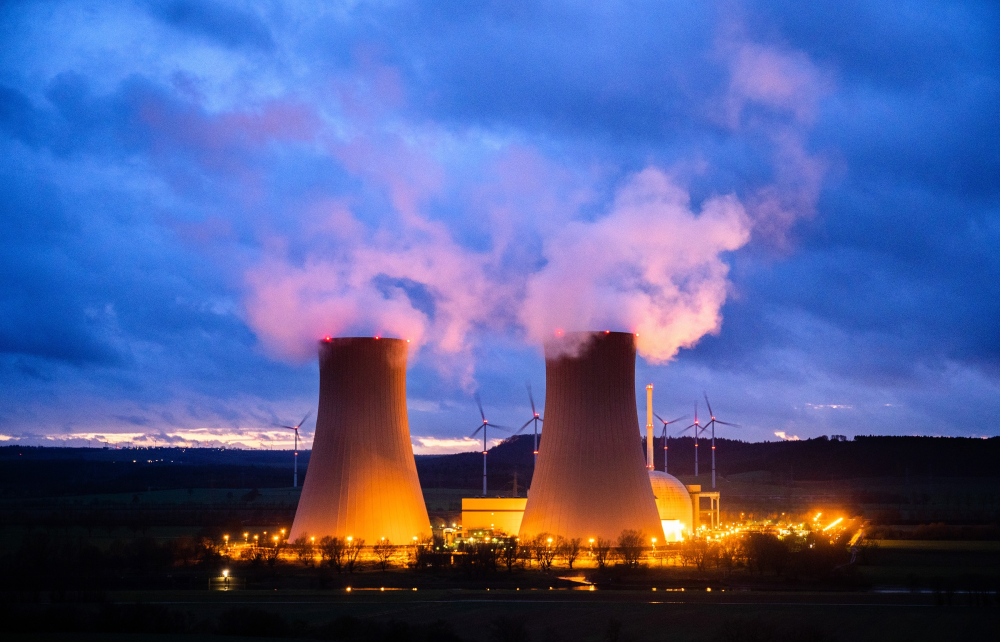
#> input picture 01-python/infrastructure/power.jpg, 2000 x 1283 px (shown at 1/2 size)
$ python power.py
#> lines starting #> are read from the running program, lines starting #| are printed output that depends on the picture

from PIL import Image, ImageDraw
import os
import tkinter
import io

def draw_power_plant():
    # [7 lines of commented-out code are left out]

    img = Image.open(os.getcwd() + '/power.jpg')
#> img is the input picture: PIL image 2000x1283 RGB; mean R, G, B 81.1, 93, 148.8
    img.thumbnail((600, 400))
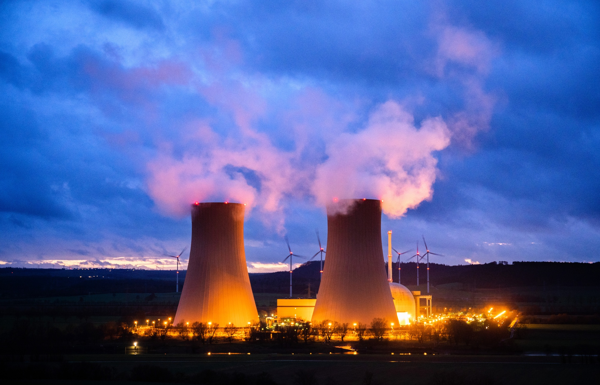
#> img: PIL image 600x385 RGB; mean R, G, B 81.1, 93, 148.8
    img.show()
    return

draw_power_plant()
